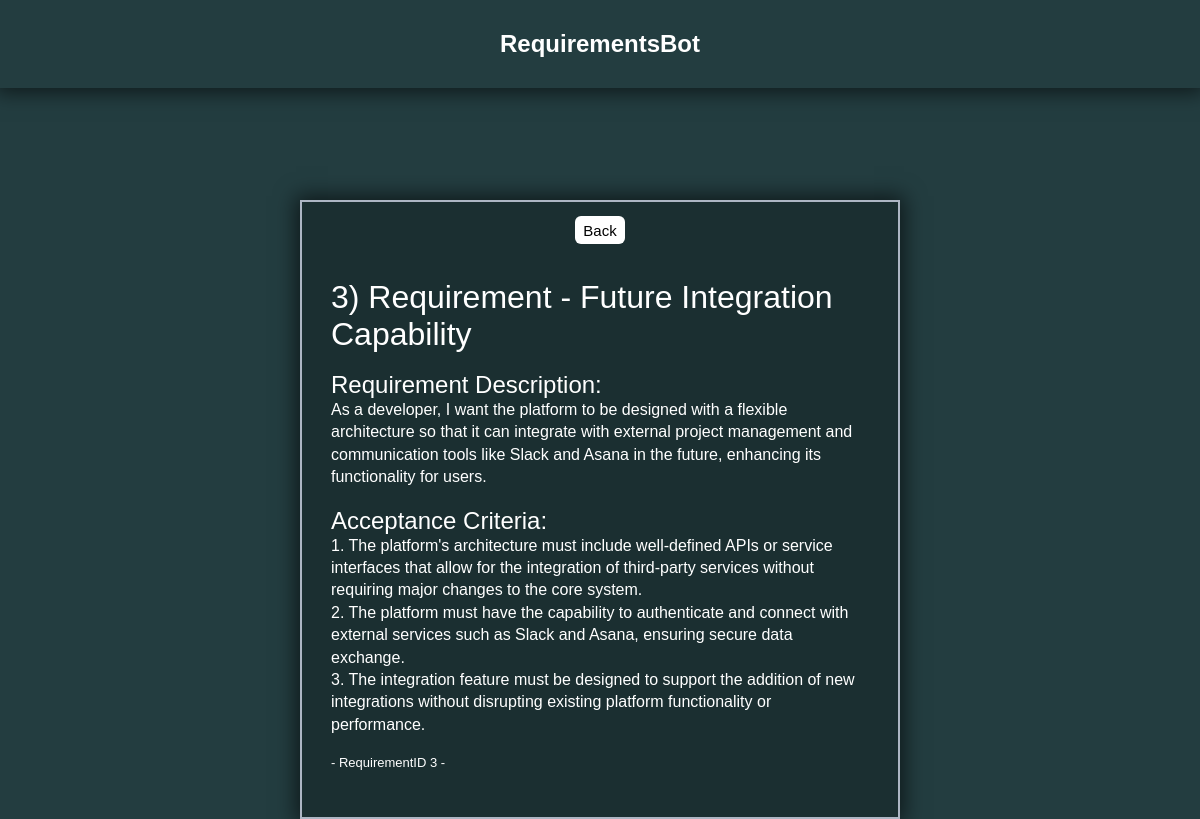
Screenshot of /requirement/3 with the database file from the repository.
### GPTCommunication/models.py (models this page shows, shortened)
class RequirementDetail(models.Model):
    requirementID = models.OneToOneField(RequirementsList, on_delete=models.CASCADE, primary_key=True)
    reqUserStory = models.TextField()
    reqAcceptanceCriteria = models.TextField()

class RequirementsList(models.Model):
    requirementID = models.IntegerField(primary_key=True)
    requirementName = models.CharField(max_length=100)
    requirementDescription = models.TextField()

### GPTCommunication/views.py (the view)
# urls.py: path("requirement/<int:pk>", views.RequirementDisplay.getRequirementsDetail, name="RequirementDetail"),
    def getRequirementsDetail(request, pk):
        requirement = get_object_or_404(RequirementDetail, requirementID=pk)
        return render(request, "GPTCommunication/detailed_requirement.html", {
            "requirement": requirement
        })

### GPTCommunication/templates/GPTCommunication/detailed_requirement.html (shortened to what this page needs)
{% extends "base.html" %}
{% load static %}
{% block css_files %}
 <link rel="stylesheet" href="{% static "GPTCommunication/detailed_requirement.css" %}">
{% endblock css_files %}
{% block content %}
<div id="Layout">
    <div id="BackButtonArea">
        <button id="BackButton"  onclick="location.href='{% url "Requirements"%}';">Back</button>
    </div>
    <div class="Content">
        <div class="UserStoryArea">
            <h1>{{requirement.requirementID.requirementID}}) {{ requirement.requirementID.requirementName }}</h1><br>
            <h2>Requirement Description:</h2>
            <p>{{ requirement.reqUserStory }}</p> <br>
            <h2>Acceptance Criteria:</h2>
            <p>{{ requirement.reqAcceptanceCriteria|linebreaksbr }}</p><br>
            <p id="RequirementIDText">- RequirementID {{ requirement.requirementID.requirementID }} -</p>
        </div>
    </div>
</div>
{% endblock content %}

### static/style.css (style rules this page uses)
* { margin: 0; padding: 0; box-sizing: border-box; font-family: "poppins", sans-serif; font-weight: 500; }
body { background-color: #233d40; }

### GPTCommunication/static/GPTCommunication/detailed_requirement.css (style rules this page uses)
#Layout { border: 2px solid #ADB6C4; box-shadow: rgb(0 0 0 / 60%) 0px 0px 20px 4px; width: 50%; padding: 14px; padding-bottom: 30px; background: #1b2f31; }
.Content { display: flex; justify-content: center; align-items: center; margin-top: 20px; }
.UserStoryArea { padding: 15px; color: white; }
.UserStoryArea p { line-height: 1.4; }
#BackButtonArea { display: flex; justify-content: center; }
#BackButton { width: 50px; min-height: 28px; border: none; border-radius: 6px 6px 6px 6px; background-color: rgb(255, 255, 255); color: #000; font-size: 15px; cursor: pointer; transition: background-color .3s ease-in-out; text-align: center; }
#RequirementIDText { font-size: small; }

### rows the page displays
RequirementDetail: requirementID.requirementID "3", requirementID.requirementName "Requirement - Future Integration Capability", reqUserStory "As a developer, I want the platform to be designed with a flexible architecture so that it can integrate with external project management and communication tools like Slack and Asana in the future, enhancing its functionality for users.", reqAcceptanceCriteria "1. The platform's architecture must include well-defined APIs or service interfaces that allow for the integration of third-party services without requiring major changes to the core system. 2. The platform must have the capability to authenticate and connect with external services such as Slack and Asana, ensuring secure data exchange. 3. The integration feature must be designed to support the addition of new integrations without disrupting existing platform functionality or performance."
